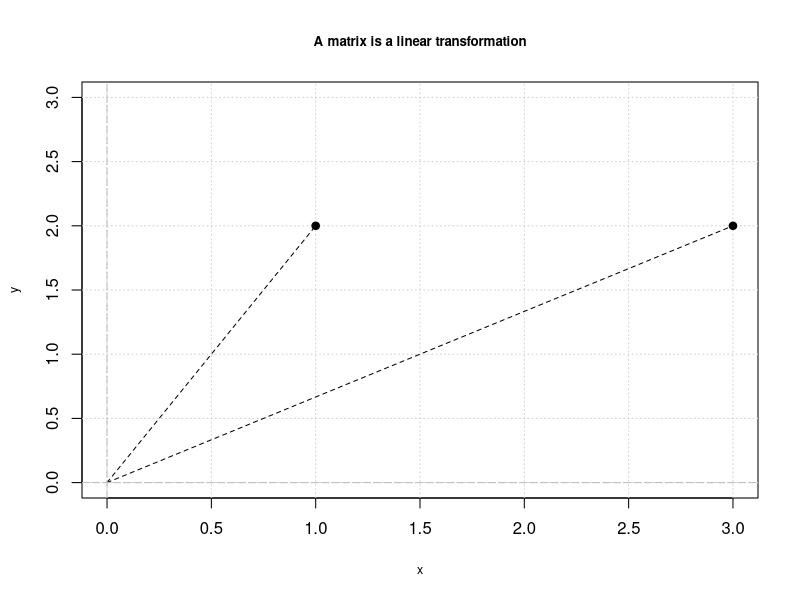
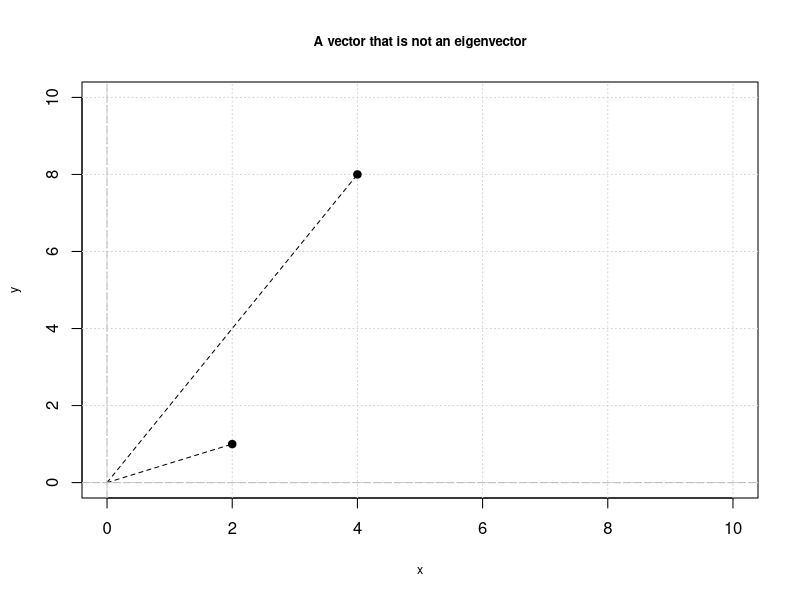
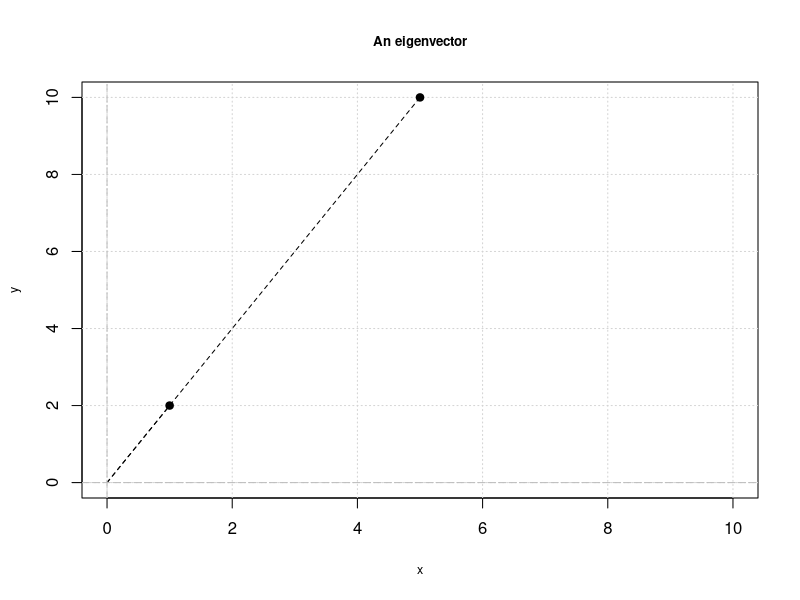

Source code (R) for these figures, in order:
#Book I Chapter 2 - Essential Linear Algebra for Finance
#Sec. I.2.2.1 - Basic terminology
elem <- c(-1, 0.4, -0.5, 0, 3, 2)
A <- matrix(elem, nrow = 2) #create matrix object
A.trans <- t(A) #transpose the matrix

#Sec. I.2.2.2 - Laws of Matrix Algebra
A <- matrix(c(1, 3, 2, 4), nrow = 2) #define square matrix
B <- matrix(c(5, 7, 6, 8), nrow = 2) #define square matrix

C <- A + B #matrix addition
zero.mat <- matrix(c(0, 0, 0, 0), nrow = 2) #define zero matrix

C + zero.mat #should result in C matrix
A + (- A) # should result in zero.mat

A <- matrix(c(0, -1, 1, 2), nrow = 2)
2 * A #multiply the matrix by a scalar

A <- matrix(c(1,2,3), nrow = 3)
B <- matrix(c(-1, 1, 2), nrow = 3)
sum(A * B) #dot product of two non-zero vectors

A <- matrix(c(1, 2, 1), nrow = 3)
B <- matrix(c(-1, 1, -1), nrow = 3)
sum(A * B) #orthogonal vectors

A <- matrix(c(0, 1, 1, 2, -1, 0), nrow = 2)
B <- matrix(c(1, 0 , 2, 0, 0, -1, 2, 1, 0, 1, -1, 2), nrow = 3)
A %*% B #matrix product

A <- matrix(1:9, nrow = 3)
B <- matrix(10:18, nrow = 3)
A %*% B 
B %*% A #non-commutative

x <- 1:9
y <- 10:18
A <- diag(x) #define diagonal matrix
B <- diag (y) #define diagonal matrix
A %*% B
B %*% A #diagonal matrices are commutative 

A <- matrix(1:9, nrow = 3)
B <- diag(10:18, nrow = 3)
t(A %*% B)
t(B) %*% t(A)

#Sec. I.2.2.3 - Singular Matrices
I <- diag(rep(1,4))
A <- matrix(1:16, nrow = 4)
I %*% A
A %*% I

A <- matrix(c(1, -0.25, -0.25, 1), nrow = 2) #define the non-singular matrix
solve(A) #inverse the matrix
solve(A) %*% A #matrix product of inversed matrix and the original produces the identity matrix
A %*% solve(A)

#Sec. I.2.2.4 - Determinants
A <- matrix(c(1, 0, 1, 2, 2, 1, 0, 2, 1, -1, 0, 1, 0, 2, 1, 1), nrow = 4)
det(A) #this is the singular matrix therefore the inverse of matrix A does not exist

#Sec. I.2.2.5 - Matrix Inversion
A <- matrix(c(1, 2, 0, -2, 4, 2, 3, 0, -1), nrow = 3)
det(A) #the determinant of the matrix in not equal to 0, therefore the inverse matrix exists
solve(A) #find the inverse matrix 

#Sec. I.2.2.6 - Solution of Simulaneous Linear Equations
A <- matrix(c(1, 2, 0, -2, 4, 2, 3, 0, -1), nrow = 3)
b <- matrix(c(1, 3, 0), nrow = 3)
solve(A, b) #find the solution

#Sec. I.2.2.7 - Quadratic Forms
mat.vals <- c(1, 2, 0, -2, 4, 2, 3, 0, -1)
A <- matrix(mat.vals, nrow = 3)
x.a <- matrix(c(.5, .3, .2), nrow = 3)
x.b <- matrix(c(1, 0, -1), nrow = 3)
t(x.a) %*% A %*% x.a #calculate the quadratic form
t(x.b) %*% A %*% x.b

#Sec. I.2.2.8 - Definite Matrices
A <- matrix(c(1, 1, -2, 1, 5, -4, 2, -4, 6), nrow = 3)
B <- 0.5 * (A + t(A))
det(B) #principal minor of order 3
#calculate principal minors of order 2
det(B[-1,-1])
det(B[-2,-2])
det(B[-3,-3])
#hence the matrix is positive definite - all the principal minors are positive

#Sec. I.2.3.1 - Matrices as Linear Transformations
#Example 1
x <- c(1,2)
x <- rbind(x,c(3,2))
x
plot(0:3, 0:3, type = "n", main = "A matrix is a linear transformation", 
     xlab = "x", ylab = "y", cex.lab = 0.75, cex.main = 0.8)
grid()
points(x, pch = 19)
arrows(0, 0, 1, 2, length = 0, lty = 2, lwd = 1)
arrows(0, 0, 3, 2, length = 0, lty = 2, lwd = 1)
abline(h = 0, v = 0, col = "grey", lty = 5)
#Example 2
x <- c(2,1)
x <- rbind(x,c(4,8))
plot(0:10, 0:10, type = "n", main = "A vector that is not an eigenvector", 
     xlab = "x", ylab = "y", cex.lab = 0.75, cex.main = 0.8)
grid()
points(x, pch = 19)
arrows(0, 0, 2, 1, length = 0, lty = 2, lwd = 1)
arrows(0, 0, 4, 8, length = 0, lty = 2, lwd = 1)
abline(h = 0, v = 0, col = "grey", lty = 5)
#Example 3
x <- c(1,2)
x <- rbind(x,c(5,10))
plot(0:10, 0:10, type = "n", main = "An eigenvector", 
     xlab = "x", ylab = "y", cex.lab = 0.75, cex.main = 0.8)
grid()
points(x, pch = 19)
arrows(0, 0, 1, 2, length = 0, lty = 2, lwd = 1)
arrows(0, 0, 5, 10, length = 0, lty = 2, lwd = 1)
abline(h = 0, v = 0, col = "grey", lty = 5)

#Sec. I.2.3.5 - Properties of Eigenvalues and Eigenvectors
A <- matrix(c(1, 2, 2, 4), nrow = 2)
eigen(A)

#Sec. I.2.3.6 - Using R ...
corr.mat <- c(1, .5, .2, .5, 1, .3, .2, .3, 1)
A <- matrix(corr.mat, nrow = 3)
eigen(A)

#Sec. I.2.4.1 - Covariance and Correlation Matrices
#V - variance/covariance matrix
#D - volatilities diagonal matrix (measured by standard deviation)
#C - correlation matrix
#V = D * C * D
D <- diag(c(0.2, 0.1, 0.15))
C <- matrix(c(1, 0.8, 0.5, 0.8, 1, 0.3, 0.5, 0.3, 1), nrow = 3)
V <- D %*% C %*% D
V

#Sec. I.2.5.3 - Cholesky Decomposition
#Example I.2.16
A <- matrix(c(1, -1, -1, 2), nrow = 2)
det(A)
#The matrix has to be positive definite to perform the Cholesky decomposition
R <- chol(A) #upper triangular matrix
R
t(R) %*% R #check if the matrix product of the Cholesky matrix equals to matrix A
#Example I.2.16
A <- matrix(c(1, -1, -2, -1, 5, 4, -2, 4, 6), nrow = 3)
R <- chol(A)
t(R) %*% R #check if the matrix product of the Cholesky matrix equals to matrix A

#Sec. I.2.5.3 - LU Decomposition
install.packages("Matrix")
require(Matrix)
A <- matrix(c(1, 2, 0, 1, 2, 2, 1, -1, 0, 2, 3, 8, 1, -3, 8, -2), nrow = 4)
lu.dec <- lu(A) #perform LU factorization
elu.dec <- expand(lu.dec) #assign the expand method
elu.dec$L #lower matrix
elu.dec$U #upper matrix
elu.dec$P #permutation
A2 <- with(elu.dec, P %*% L %*% U) #reconstruct the A matrix
A
A2